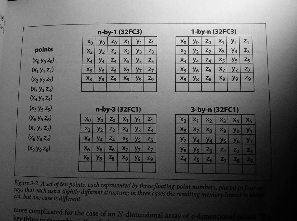
#> input picture ch3-1/original-thresholding.png, 297 x 221 px
$ python 3-4thresh_trackbar.py
#> lines starting #> are read from the running program, lines starting #| are printed output that depends on the picture; after the words box and inside, x2 and y2 are one past the last pixel; in counts of white or black regions, pixels touching at a corner belong together
import cv2
import numpy as np

def onChange(value):               # 트랙바 콜백 함수, value는 트랙바의 현재 위치(값)
    global gray, bar_name, title   # 전역 변수 참조

    th = cv2.getTrackbarPos(bar_name, title)    # 트랙바 값 가져옴
    ret, img_thresh = cv2.threshold(gray, th, 255, cv2.THRESH_BINARY)   # Trackbar의 현재 위치 값을 임계값(thresh)으로 이진화
    cv2.imshow(title, img_thresh)

gray=cv2.imread('original-thresholding.png', cv2.IMREAD_GRAYSCALE) # BGR 컬러 영상을 명암 영상으로 변환하여 저장
#> gray is the input picture: shape (221, 297); min 0, max 242, mean 102.3

title = 'Trackbar Event'    # 이미지 창 이름 : 트랙바가 추가될 창
cv2.imshow(title, gray) # 트랙바 생성 전에 이미지 창 생성

bar_name = "Threshold"      # 트랙바 이름
cv2.createTrackbar(bar_name, title, gray[0][0], 255, onChange)   # 트랙바 콜백 함수 등록

cv2.waitKey(0)
#> in onChange, `ret, img_thresh = cv2.threshold(gray, th, 255, cv2.THRESH_BINARY)`:
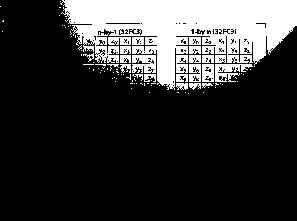
#> img_thresh: shape (221, 297); 21% white; 96 white regions (72 under 20 px), largest, box (x1, y1, x2, y2) and area: (60, 0, 297, 90) 11130, (215, 64, 253, 82) 365, (132, 55, 156, 73) 333
#> in onChange, `ret, img_thresh = cv2.threshold(gray, th, 255, cv2.THRESH_BINARY)`: ret = 153
cv2.destroyAllWindows()
